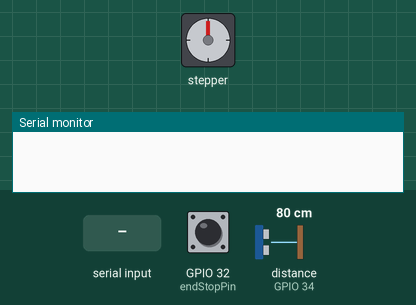
Simulated run of this sketch. Board: ESP32. Parts: stepper motor, the last lines printed to the serial monitor. Wiring (inferred from the names in the program): stepper motor driver (400 steps per turn assumed): step GPIO 5; direction GPIO 18. Inputs (shaded band) come from the test bench; at power-on: GPIO 32 (endStopPin) HIGH, distance to the obstacle (sensor on GPIO 34) 80 cm. The echo pulse lasts 58.3 µs per cm.

Above: at 1.2 s.
1.3 s: "F\n" received over Serial
At 1.75 s:
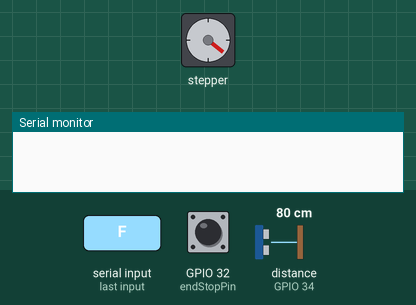
4.3 s: GPIO 32 (endStopPin) pulled LOW for 0.15 s
At 5.3 s:
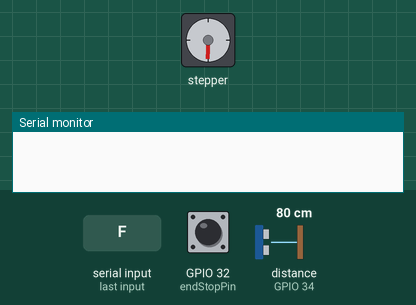
5.9 s: "B\n" received over Serial
At 6.05 s:
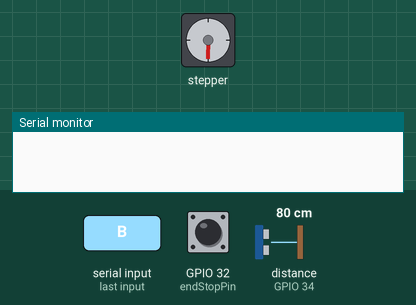
8.9 s: "E\n" received over Serial
11.9 s: GPIO 32 (endStopPin) pulled LOW for 1 s
At 12.7 s:
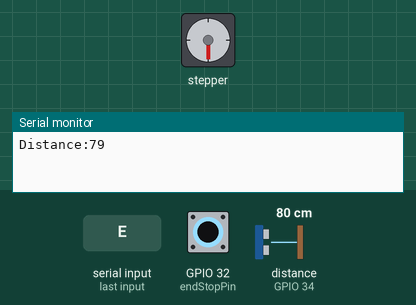
Timing chart, 0 to 14.9 s (numbered marks = the images above; inputs shaded):
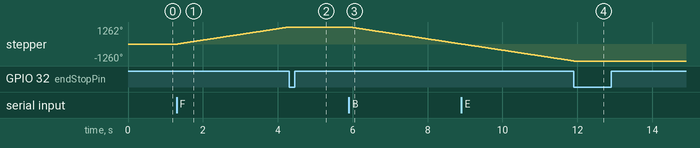

The sketch:

edraak.ino
```cpp
// https://chatgpt.com/share/8ac74246-76fe-4eb9-86f7-0f430f5cdc52

// Define the LCD address and size

const int DIR_PIN = 18;    // GPIO pin connected to DIR on A4988
const int STEP_PIN = 5;    // GPIO pin connected to STEP on A4988
const int MS1_PIN = 25;    // GPIO pin connected to MS1 on A4988
const int MS2_PIN = 26;    // GPIO pin connected to MS2 on A4988
const int MS3_PIN = 27;    // GPIO pin connected to MS3 on A4988
const int endStopPin = 32; // GPIO pin connected to the end stop switch
const int trigPin = 33;    // Trigger pin for the ultrasonic sensor
const int echoPin = 34;    // Echo pin for the ultrasonic sensor
const int steps_per_rev = 400; // Number of steps per revolution in full-step mode

bool motorRunning = false;
int motorDirection = 0; // 0: stopped, 1: forward, -1: backward


void setup() {
  Serial.begin(115200);

  pinMode(DIR_PIN, OUTPUT);
  pinMode(STEP_PIN, OUTPUT);
  pinMode(MS1_PIN, OUTPUT);
  pinMode(MS2_PIN, OUTPUT);
  pinMode(MS3_PIN, OUTPUT);
  pinMode(endStopPin, INPUT_PULLUP); // Set the end stop pin as input with pull-up resistor
  pinMode(trigPin, OUTPUT);
  pinMode(echoPin, INPUT);

  // Set microstepping mode (e.g., half-step mode)
  digitalWrite(MS1_PIN, HIGH);
  digitalWrite(MS2_PIN, HIGH);
  digitalWrite(MS3_PIN, HIGH);

  // Initialize the I2C bus with custom SDA and SCL pins

}

void loop() {
  if (Serial.available() > 0) {
    String data = Serial.readStringUntil('\n');
    handleSerialInput(data);
  }

  if (motorRunning) {
    moveMotor();
  }
}

void handleSerialInput(String data) {
  if (data == "E") {
    long distance = calculateDistance();

    Serial.print("Distance:");
    Serial.println(distance);

  } else if (data == "F") {
    motorDirection = 1;
    motorRunning = true;
  } else if (data == "B") {
    motorDirection = -1;
    motorRunning = true;
  } else if (data == "S") {
    motorRunning = false;
  }
}

void moveMotor() {
  if (digitalRead(endStopPin) == LOW) {
    motorRunning = false;
    return;
  }

  digitalWrite(DIR_PIN, motorDirection == 1 ? HIGH : LOW);

  digitalWrite(STEP_PIN, HIGH);
  delayMicroseconds(1000); // Adjusted delay for half-step mode
  digitalWrite(STEP_PIN, LOW);
  delayMicroseconds(1000); // Adjusted delay for half-step mode
}

// Function to calculate distance using the ultrasonic sensor
long calculateDistance() {
  digitalWrite(trigPin, LOW);
  delayMicroseconds(2);

  digitalWrite(trigPin, HIGH);
  delayMicroseconds(10);
  digitalWrite(trigPin, LOW);

  long duration = pulseIn(echoPin, HIGH);
  long distance = duration * 0.034 / 2; // Calculate the distance in cm

  return distance;
}
```

Measured:
- after the input at 1.3 s, stepper: keeps turning clockwise at about 421°/s, starting at once
- after the input at 4.3 s, stepper: stops changing and stays 1262°
- after the input at 5.9 s, stepper: keeps turning counter-clockwise at about 421°/s, starting at once
- after the input at 11.9 s, stepper: stops changing and stays -1260°
